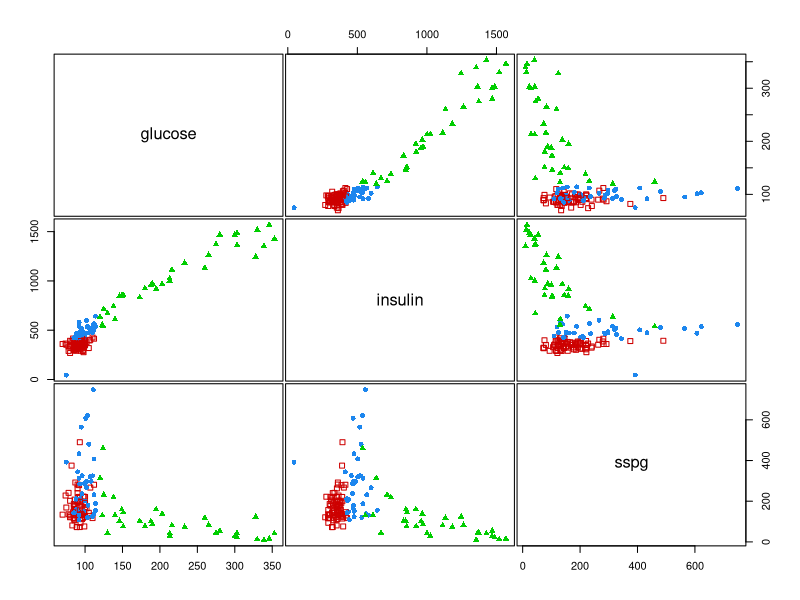
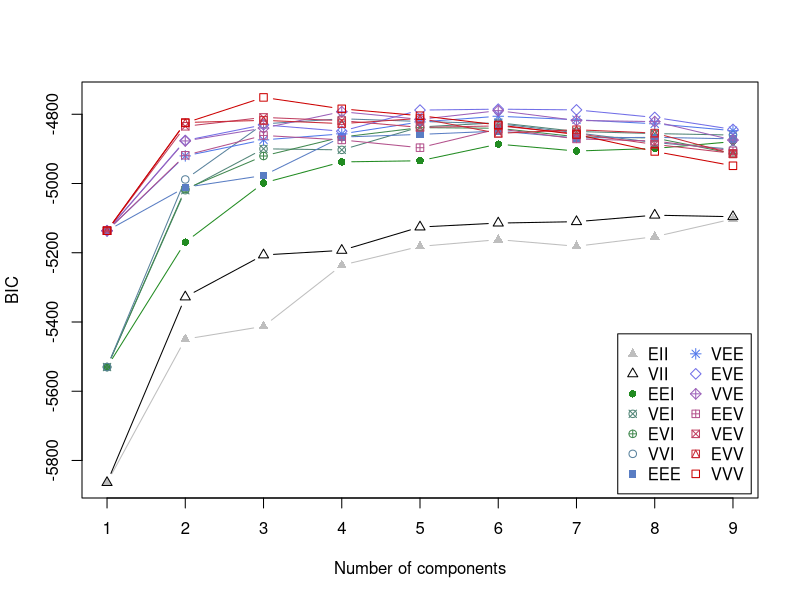
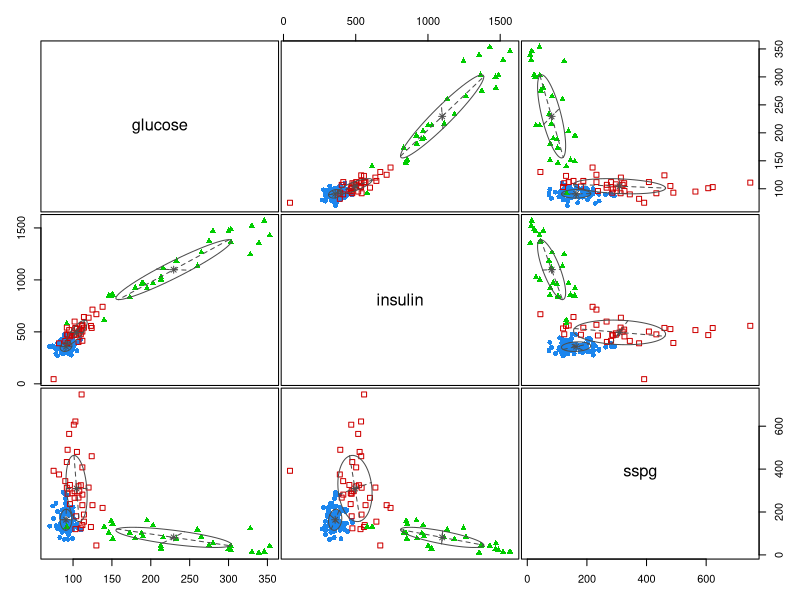
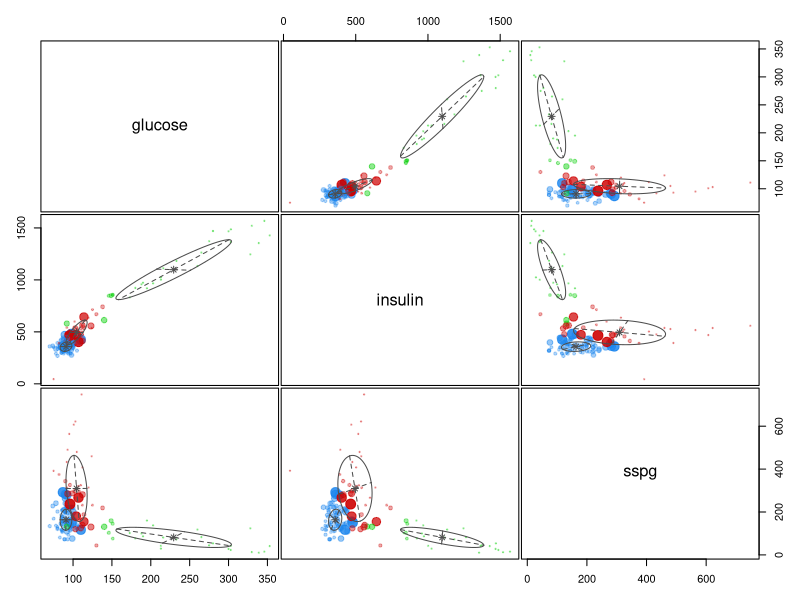
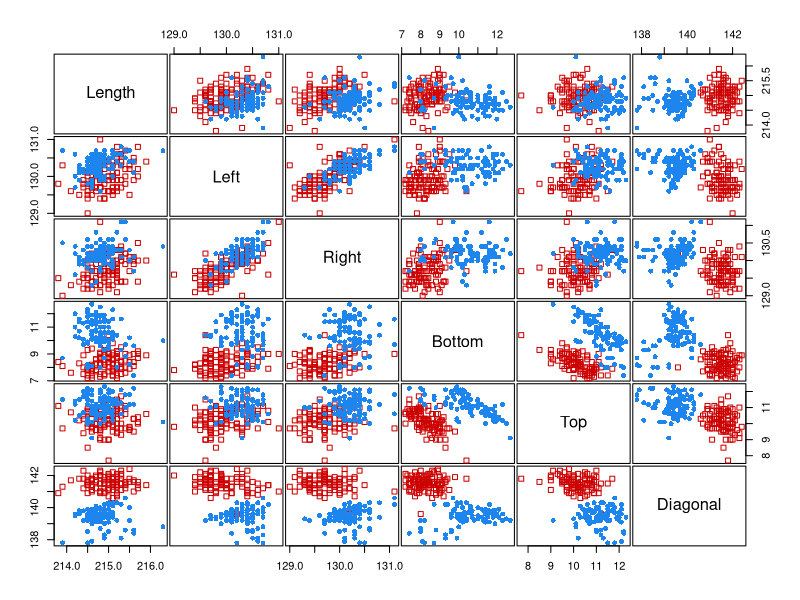
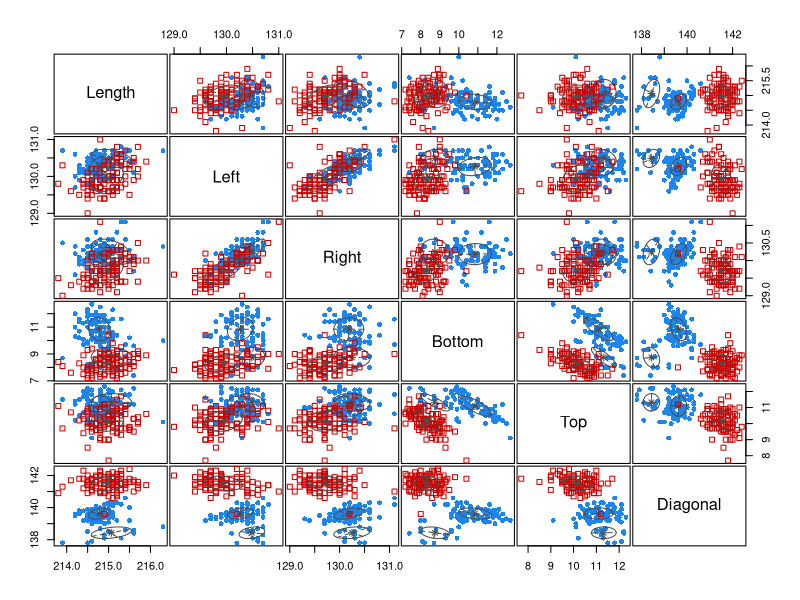

Write the R code that produced these figures, in order.

# Pakcages ----------------------------------------------------------------

library(mclust)


# Dati --------------------------------------------------------------------

data("diabetes")
View(diabetes)
table(diabetes$class)


# Cluster -----------------------------------------------------------------
class <- diabetes$class
X <- diabetes[, -1]

clPairs(X, class)

bic <- mclustBIC(X)
plot(bic)
x11()

#in legenda: 14 tipi diversi di analisi

mod1 <- Mclust(X, x = bic)
plot(mod1, what = "classification")
plot(mod1, what = "uncertainty")



# Dati 2 ------------------------------------------------------------------



data("banknote")
View(banknote)
table(banknote$Status)
Y <- banknote[, -1]
class2 <- banknote$Status

mod2 <- MclustDA(Y, class2)

summary(mod2)

plot(mod2, "classification")
plot(mod2, "scatterplot")
